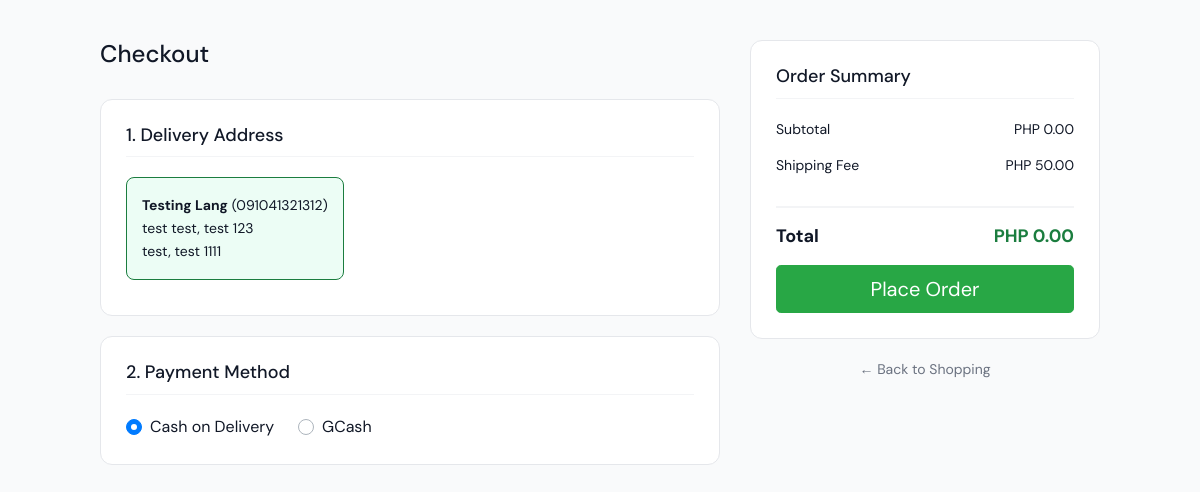
The page /user/checkout.php (signed in) on the database its author committed.
### tables this page shows
CREATE TABLE `customer_addresses` (
  `id` int(11) NOT NULL AUTO_INCREMENT,
  `customer_id` int(11) NOT NULL,
  `recipient_name` varchar(255) NOT NULL,
  `mobile_number` varchar(20) NOT NULL,
  `house_unit_no` varchar(100) DEFAULT NULL,
  `street` varchar(255) DEFAULT NULL,
  `barangay` varchar(100) DEFAULT NULL,
  `city_municipality` varchar(100) DEFAULT NULL,
  `province` varchar(100) DEFAULT NULL,
  `zip_code` varchar(20) DEFAULT NULL,
  `is_default` tinyint(1) DEFAULT 0,
  `created_at` timestamp NOT NULL DEFAULT current_timestamp(),
  PRIMARY KEY (`id`),
  KEY `customer_id` (`customer_id`),
  CONSTRAINT `customer_addresses_ibfk_1` FOREIGN KEY (`customer_id`) REFERENCES `customers` (`id`) ON DELETE CASCADE
);

### user/checkout.php (the view, shortened to what this page needs)
<?php
require_once '../config/db.php';
$userId = $_SESSION['user_id'];
$addresses = [];
$stmt = $conn->prepare("SELECT * FROM customer_addresses WHERE customer_id = ? ORDER BY is_default DESC");
$stmt->bind_param('i', $userId);
$stmt->execute();
$result = $stmt->get_result();
while ($row = $result->fetch_assoc()) $addresses[] = $row;
?>
<!DOCTYPE html>
<html lang="en">
<head>
    <link rel="stylesheet" href="https://stackpath.bootstrapcdn.com/bootstrap/4.5.2/css/bootstrap.min.css">
    <link rel="stylesheet" href="../css/loader.css">
</head>
<body class="checkout-page">
    <div class="checkout-container">
        <div class="left-col">
            <h1>Checkout</h1>
            <div class="card">
                <h2>1. Delivery Address</h2>
                <form id="checkout-form">
                    <?php foreach ($addresses as $addr): ?>
                        <label class="address-item <?php echo $addr['is_default'] ? 'selected' : ''; ?>">
                            <p><strong><?php echo htmlspecialchars($addr['recipient_name']); ?></strong> (<?php echo htmlspecialchars($addr['mobile_number']); ?>)</p>
                            <p><?php echo htmlspecialchars($addr['house_unit_no'] . ' ' . $addr['street']); ?>, <?php echo htmlspecialchars($addr['barangay']); ?></p>
                            <p><?php echo htmlspecialchars($addr['city_municipality'] . ', ' . $addr['province'] . ' ' . $addr['zip_code']); ?></p>
                        </label>
                    <?php endforeach; ?>
                </form>
            </div>
            <div class="card">
                <h2>2. Payment Method</h2>
                <div class="d-flex">
                    <div class="custom-control custom-radio mr-4">
                        <label class="custom-control-label" for="pm-cod">Cash on Delivery</label>
                    </div>
                    <div class="custom-control custom-radio">
                        <label class="custom-control-label" for="pm-gcash">GCash</label>
                    </div>
                </div>
            </div>
        </div>
        <div class="right-col">
            <div class="card">
                <h2>Order Summary</h2>
                <div class="order-summary-item">
                    <span>Subtotal</span>
                    <span id="summary-subtotal">PHP 0.00</span>
                </div>
                <div class="order-summary-item">
                    <span>Shipping Fee</span>
                    <span>PHP 50.00</span>
                </div>
                <div class="order-summary-item total-row">
                    <span>Total</span>
                    <span id="summary-total" style="color: var(--primary);">PHP 0.00</span>
                </div>
                <button type="button" class="btn btn-success btn-lg btn-block" id="place-order-btn">Place Order</button>
            </div>
            <a href="../product.html" style="display: block; text-align: center; font-size: 14px; color: var(--text-gray); text-decoration: none;">← Back to Shopping</a>
        </div>
    </div>
</body>
</html>

### user/checkout.php (style rules this page uses)
:root { --primary: #1b7d3f; --primary-light: #ecfdf5; --text-dark: #111827; --text-gray: #6b7280; --border: #e5e7eb; }
body { font-family: 'DM Sans', sans-serif; background: #f9fafb; margin: 0; color: var(--text-dark); padding: 40px 20px; }
.checkout-container { max-width: 1000px; margin: 0 auto; display: grid; grid-template-columns: 1fr 350px; gap: 30px; }
.card { background: white; border-radius: 12px; border: 1px solid var(--border); padding: 25px; margin-bottom: 20px; }
h1 { font-size: 24px; margin-bottom: 30px; }
h2 { font-size: 18px; margin-top: 0; margin-bottom: 20px; border-bottom: 1px solid #f3f4f6; padding-bottom: 10px; }
.address-item { border: 1px solid var(--border); padding: 15px; border-radius: 8px; margin-bottom: 10px; cursor: pointer; position: relative; }
.address-item.selected { border-color: var(--primary); background: var(--primary-light); }
.address-item p { margin: 2px 0; font-size: 14px; }
.order-summary-item { display: flex; justify-content: space-between; margin-bottom: 15px; font-size: 14px; }
.total-row { border-top: 2px solid #f3f4f6; padding-top: 15px; margin-top: 15px; font-size: 18px; font-weight: 700; }

### rows shown on the page
customer_addresses: recipient_name "Testing Lang", mobile_number "091041321312", house_unit_no+street "test test", barangay "test 123", city_municipality+province+zip_code "test, test 1111"
